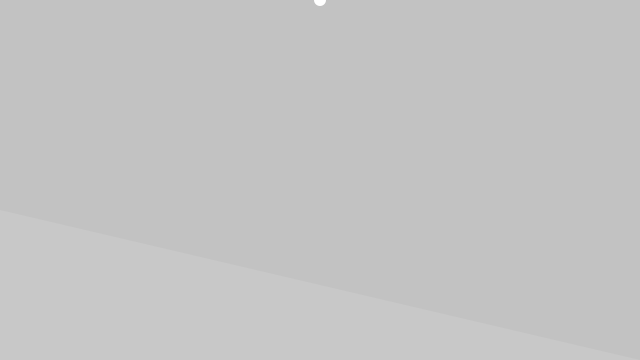
Frame 1 (no input)
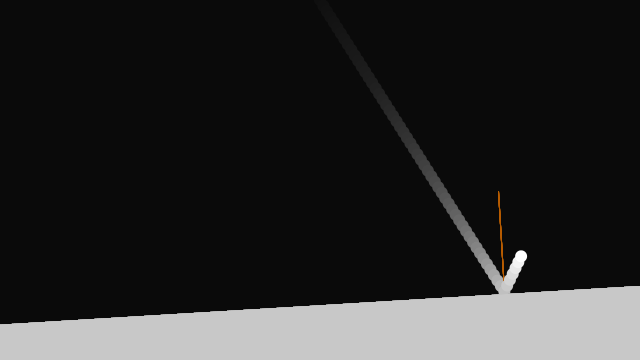
Frame 60 (the mouse pressed at the canvas centre just before this capture)
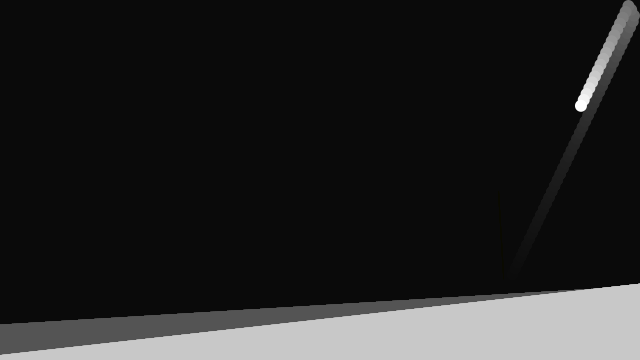
Frame 120 (the mouse held since frame 60 and released just before this capture)

The Processing sketch that drew these frames (run headless with seeded random() and noise(); from frame 60 on, the mouse is pressed at the canvas centre):

// Processing sketch: Reflection
// ── Reflection.pde
PVector base1;
PVector base2;
float baseLength;

PVector[] coords;

PVector position;
PVector velocity;
float r = 6;
float speed = 6.5;

void setup() {
  size(640, 360);
  
  fill(128);
  base1 = new PVector(0, height-150);
  base2 = new PVector(width, height);
  createGround();
  
  position = new PVector(width/2, 0);
  
  velocity = PVector.random2D();
  velocity.mult(speed);
}

void draw() {
  fill(0, 12);
  noStroke();
  rect(0, 0, width, height);
  
  fill(200);
  quad(base1.x, base1.y, base2.x, base2.y, base2.x, height, 0, height);
  
  PVector baseDelta = PVector.sub(base2, base1);
  baseDelta.normalize();
  PVector normal = new PVector(-baseDelta.y, baseDelta.x);
  
  noStroke();
  fill(255);
  ellipse(position.x, position.y, r*2, r*2);
  
  position.add(velocity);
  
  PVector incidence = PVector.mult(velocity, -1);
  incidence.normalize();
  for (int i = 0; i < coords.length; i++) {
    if (PVector.dist(position, coords[i]) < r) {
      
      float dot = incidence.dot(normal);
      
      velocity.set(2 * normal.x * dot - incidence.x, 2 * normal.y * dot - incidence.y, 0);
      velocity.mult(speed);
      
      stroke(255, 128, 0);
      line(position.x, position.y, position.x - normal.x * 100, position.y - normal.y * 100);
    }
  }
  
  if (position.x > width - r) {
    position.x = width - r;
    velocity.x *= -1;
  }
  if (position.x < r) {
    position.x = r;
    velocity.x *= -1;
  }
  if (position.y < r) {
    position.y = r;
    velocity.y *= -1;
    // randomize base top
    base1.y = random(height - 100, height);
    base2.y = random(height - 100, height);
    createGround();
  }
}

void createGround() {
  // calculate length of base top
  baseLength = PVector.dist(base1, base2);
  
  // fill base top coordinate array
  coords = new PVector[ceil(baseLength)];
  for (int i = 0; i < coords.length; i++) {
    coords[i] = new PVector();
    coords[i].x = base1.x + ((base2.x - base1.x) / baseLength) * i;
    coords[i].y = base1.y + ((base2.y - base1.y) / baseLength) * i;
  }
}
